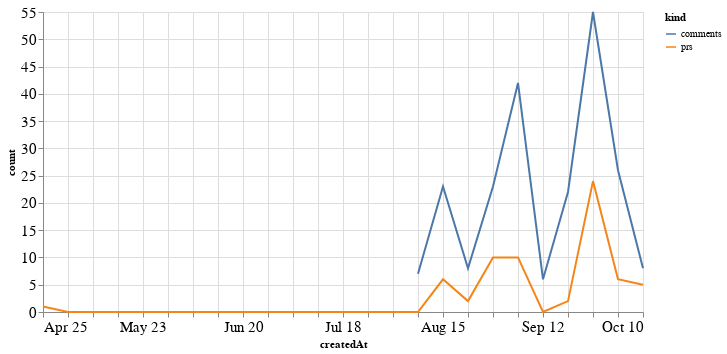

Here is the notebook cell this chart was saved with:
### Code cell
alt.Chart(total_time, width=600).mark_line().encode(
    x='createdAt',
    y='count',
    color='kind'
)

### Figure 1 — Vega-Lite specification as saved in the notebook (floating-point values rounded to 4 significant figures)
{"config": {"axisLeft": {"labelFontSize": 15}, "axisBottom": {"labelFontSize": 15}}, "data": {"name": "data-e5de6374e65c3954a47dea27fe3789bf"}, "mark": "line", "encoding": {"color": {"type": "nominal", "field": "kind"}, "x": {"type": "temporal", "field": "createdAt"}, "y": {"type": "quantitative", "field": "count"}}, "width": 600, "$schema": "https://vega.github.io/schema/vega-lite/v4.8.1.json", "datasets": {"data-e5de6374e65c3954a47dea27fe3789bf": [{"createdAt": "2021-04-25T00:00:00", "kind": "prs", "count": 1.0}, {"createdAt": "2021-05-02T00:00:00", "kind": "prs", "count": 0.0}, {"createdAt": "2021-05-09T00:00:00", "kind": "prs", "count": 0.0}, {"createdAt": "2021-05-16T00:00:00", "kind": "prs", "count": 0.0}, {"createdAt": "2021-05-23T00:00:00", "kind": "prs", "count": 0.0}, {"createdAt": "2021-05-30T00:00:00", "kind": "prs", "count": 0.0}, {"createdAt": "2021-06-06T00:00:00", "kind": "prs", "count": 0.0}, {"createdAt": "2021-06-13T00:00:00", "kind": "prs", "count": 0.0}, {"createdAt": "2021-06-20T00:00:00", "kind": "prs", "count": 0.0}, {"createdAt": "2021-06-27T00:00:00", "kind": "prs", "count": 0.0}, {"createdAt": "2021-07-04T00:00:00", "kind": "prs", "count": 0.0}, {"createdAt": "2021-07-11T00:00:00", "kind": "prs", "count": 0.0}, {"createdAt": "2021-07-18T00:00:00", "kind": "prs", "count": 0.0}, {"createdAt": "2021-07-25T00:00:00", "kind": "prs", "count": 0.0}, {"createdAt": "2021-08-01T00:00:00", "kind": "prs", "count": 0.0}, {"createdAt": "2021-08-08T00:00:00", "kind": "prs", "count": 0.0}, {"createdAt": "2021-08-15T00:00:00", "kind": "prs", "count": 6.0}, {"createdAt": "2021-08-22T00:00:00", "kind": "prs", "count": 2.0}, {"createdAt": "2021-08-29T00:00:00", "kind": "prs", "count": 10.0}, {"createdAt": "2021-09-05T00:00:00", "kind": "prs", "count": 10.0}, {"createdAt": "2021-09-12T00:00:00", "kind": "prs", "count": 0.0}, {"createdAt": "2021-09-19T00:00:00", "kind": "prs", "count": 2.0}, {"createdAt": "2021-09-26T00:00:00", "kind": "prs", "count": 24.0}, {"createdAt": "2021-10-03T00:00:00", "kind": "prs", "count": 6.0}, {"createdAt": "2021-10-10T00:00:00", "kind": "prs", "count": 5.0}, {"createdAt": "2021-04-25T00:00:00", "kind": "comments", "count": null}, {"createdAt": "2021-05-02T00:00:00", "kind": "comments", "count": null}, {"createdAt": "2021-05-09T00:00:00", "kind": "comments", "count": null}, {"createdAt": "2021-05-16T00:00:00", "kind": "comments", "count": null}, {"createdAt": "2021-05-23T00:00:00", "kind": "comments", "count": null}, {"createdAt": "2021-05-30T00:00:00", "kind": "comments", "count": null}, {"createdAt": "2021-06-06T00:00:00", "kind": "comments", "count": null}, {"createdAt": "2021-06-13T00:00:00", "kind": "comments", "count": null}, {"createdAt": "2021-06-20T00:00:00", "kind": "comments", "count": null}, {"createdAt": "2021-06-27T00:00:00", "kind": "comments", "count": null}, {"createdAt": "2021-07-04T00:00:00", "kind": "comments", "count": null}, {"createdAt": "2021-07-11T00:00:00", "kind": "comments", "count": null}, {"createdAt": "2021-07-18T00:00:00", "kind": "comments", "count": null}, {"createdAt": "2021-07-25T00:00:00", "kind": "comments", "count": null}, {"createdAt": "2021-08-01T00:00:00", "kind": "comments", "count": null}, {"createdAt": "2021-08-08T00:00:00", "kind": "comments", "count": 7.0}, {"createdAt": "2021-08-15T00:00:00", "kind": "comments", "count": 23.0}, {"createdAt": "2021-08-22T00:00:00", "kind": "comments", "count": 8.0}, {"createdAt": "2021-08-29T00:00:00", "kind": "comments", "count": 23.0}, {"createdAt": "2021-09-05T00:00:00", "kind": "comments", "count": 42.0}, {"createdAt": "2021-09-12T00:00:00", "kind": "comments", "count": 6.0}, {"createdAt": "2021-09-19T00:00:00", "kind": "comments", "count": 22.0}, {"createdAt": "2021-09-26T00:00:00", "kind": "comments", "count": 55.0}, {"createdAt": "2021-10-03T00:00:00", "kind": "comments", "count": 26.0}, {"createdAt": "2021-10-10T00:00:00", "kind": "comments", "count": 8.0}]}}
